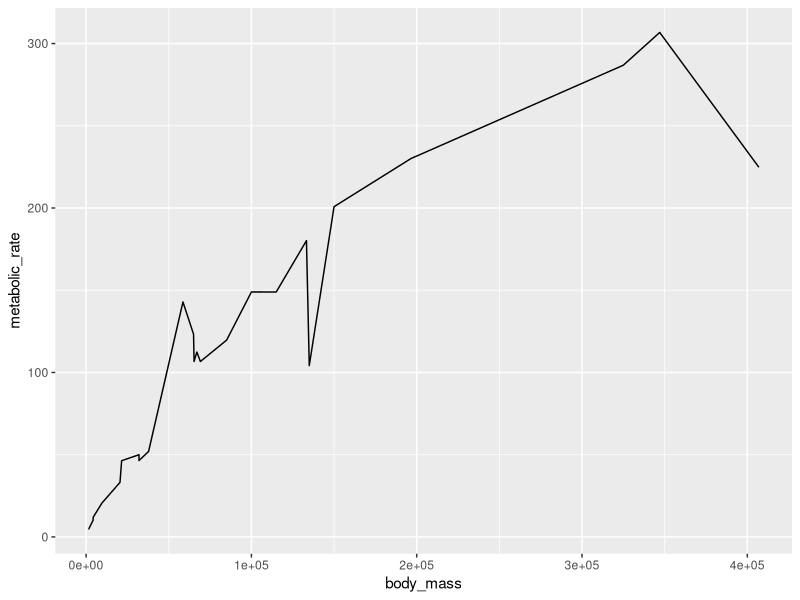
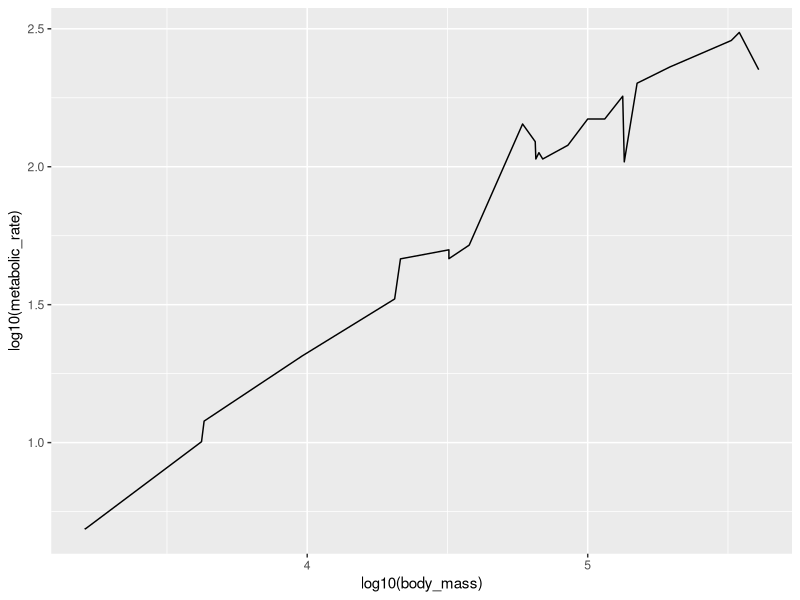
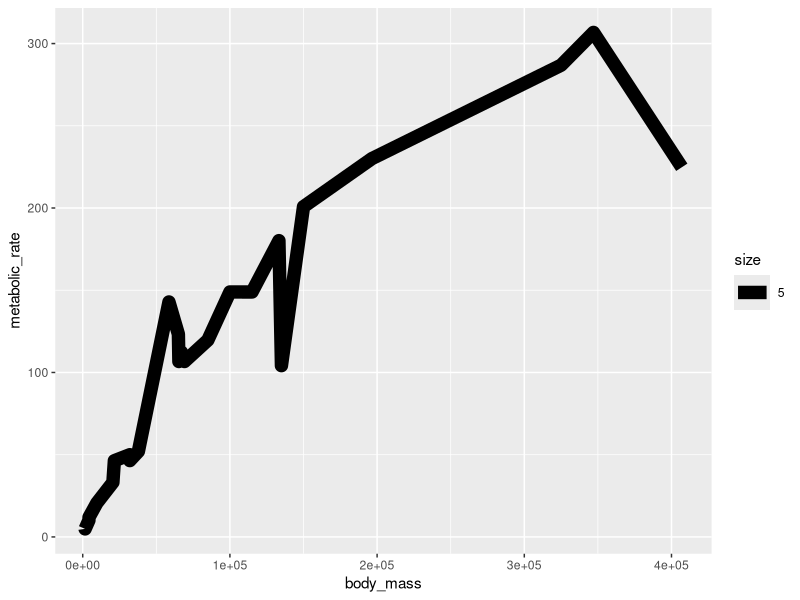
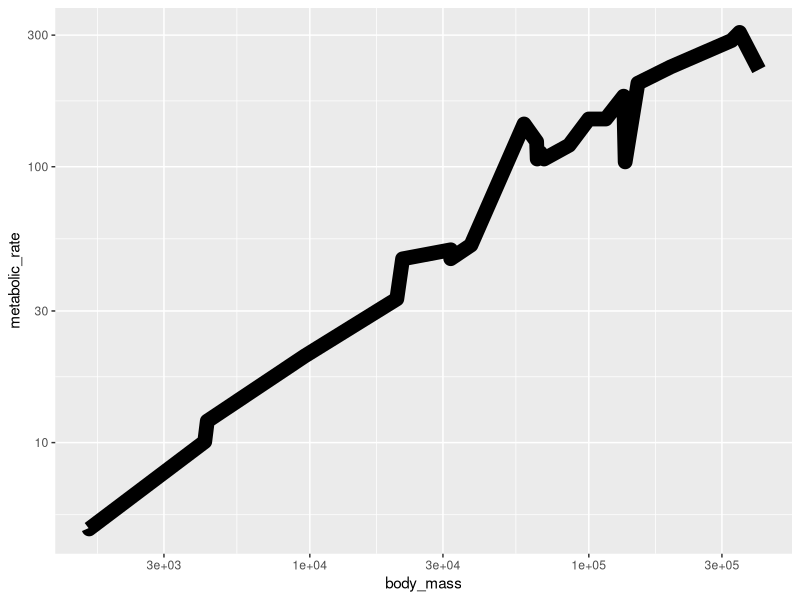

These figures' R source, in order:
# Load library
library(tidyverse)

#set up data frame for plotting
size_mr_data <- data.frame(
  body_mass = c(32000, 37800, 347000, 4200, 196500, 100000, 4290, 
    32000, 65000, 69125, 9600, 133300, 150000, 407000, 115000, 
    67000,325000, 21500, 58588, 65320, 85000, 135000, 20500, 1613,
    1618),
  metabolic_rate = c(49.984, 51.981, 306.770, 10.075, 230.073, 
    148.949, 11.966, 46.414, 123.287, 106.663, 20.619, 180.150, 
    200.830, 224.779, 148.940, 112.430, 286.847, 46.347, 142.863, 
    106.670, 119.660, 104.150, 33.165, 4.900, 4.865))
    
#code goes here
ggplot(data = size_mr_data, aes (x = body_mass, y = metabolic_rate)) + geom_line()
?log
ggplot(data = size_mr_data, aes(x = log10(body_mass), y = log10(metabolic_rate))) + geom_line()

?points
?scale
?log
ggplot(data = size_mr_data, aes (x = body_mass, y = metabolic_rate , size =5)) + geom_line()
ggplot(data = size_mr_data, aes (x = body_mass, y = metabolic_rate)) + geom_line(size = 5) + scale_x_log10() + scale_y_log10()
